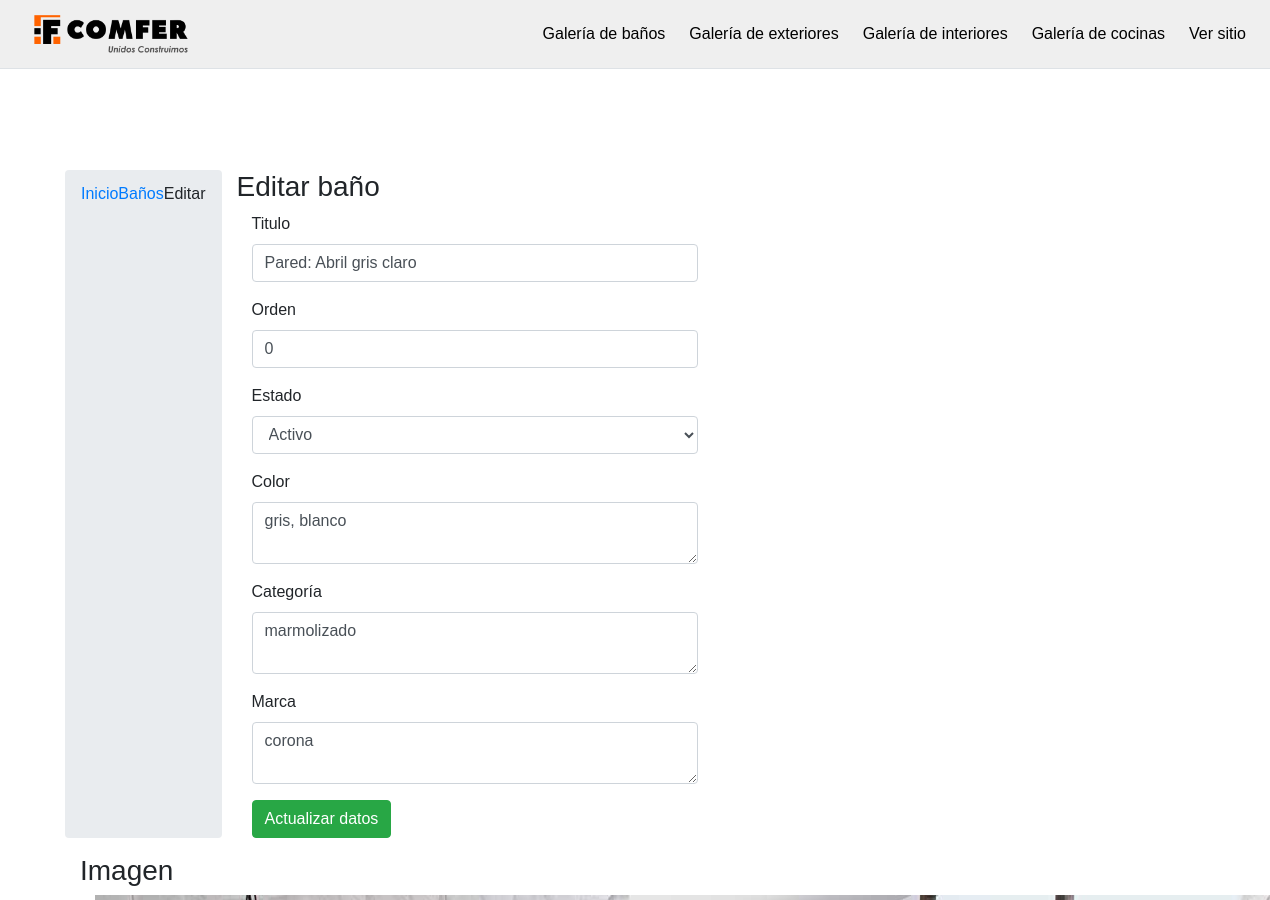
Before: /admin/banoedit.php?id=87 (upper part) with the older database file.
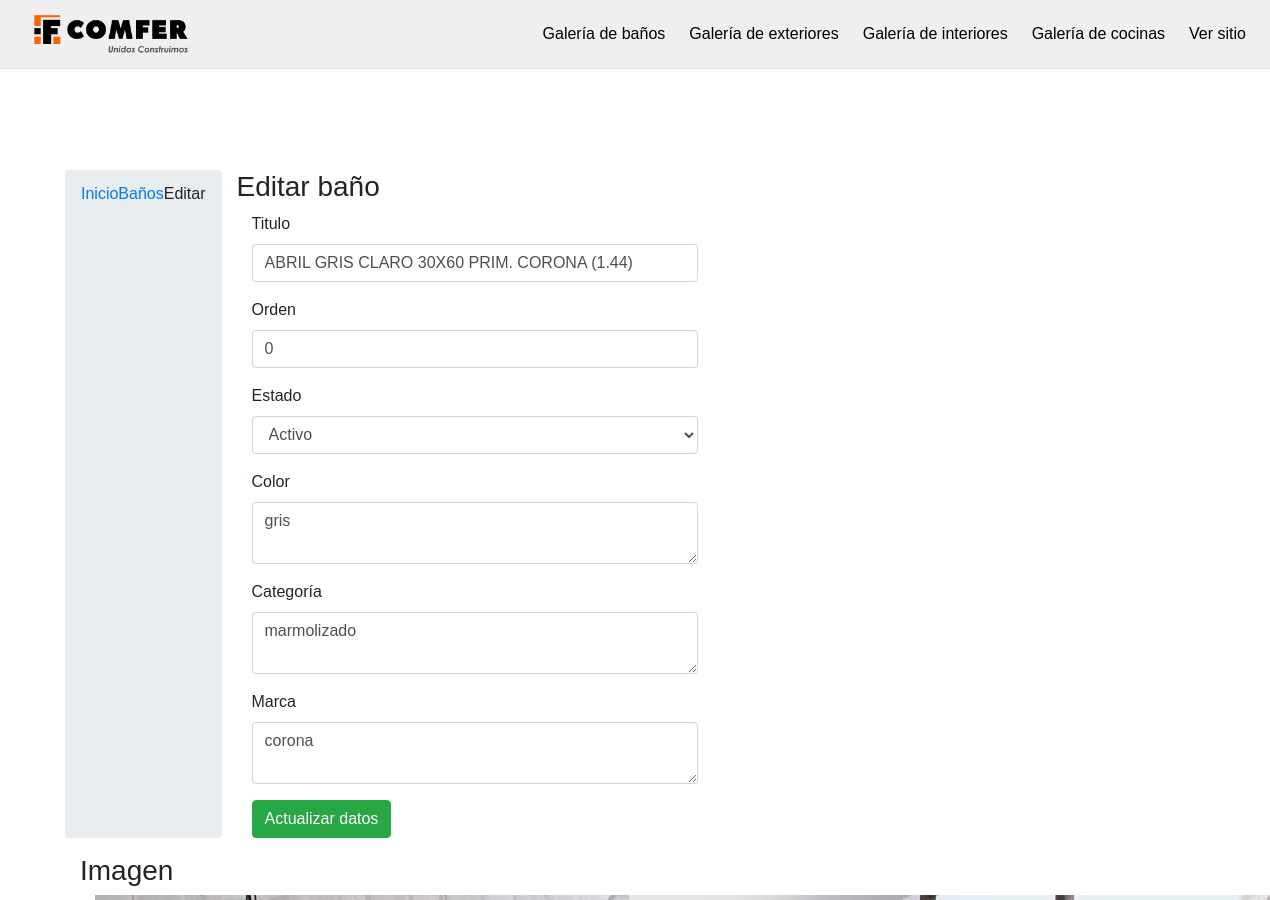
After: the same page with the newer database file.
### tables this page shows
CREATE TABLE `bano` (
  `id` int(11) NOT NULL,
  `titulo` varchar(255) NOT NULL,
  `url_image` varchar(255) NOT NULL,
  `estado` int(1) NOT NULL,
  `orden` int(2) NOT NULL,
  `color` varchar(50) NOT NULL,
  `categoria` varchar(50) NOT NULL,
  `marca` varchar(50) NOT NULL
);

### admin/banoedit.php (the view, shortened to what this page needs)
<?php
include("../conexion.php");
$id_bano = intval($_GET['id']);
$sql = mysqli_query($con, "select * from bano where id='$id_bano' limit 0,1");
$rw = mysqli_fetch_array($sql);
$titulo = $rw['titulo'];
$url_image = $rw['url_image'];
$orden = intval($rw['orden']);
$estado = intval($rw['estado']);
$color = $rw['color'];
$categoria = $rw['categoria'];
$marca = $rw['marca'];
include("top_menu.php");
?>
<div class="container add">
	<div class="row">
		<ol class="breadcrumb">
			<li><a href="#">Inicio</a></li>
			<li><a href="banolist.php">Baños</a></li>
			<li class="active">Editar</li>
		</ol>
		<div class="col-md-7">
			<h3><span class="glyphicon glyphicon-edit"></span> Editar baño</h3>
			<form class="form-horizontal" id="editar_bano">
				<div class="form-group">
					<label for="titulo" class="col-sm-3 control-label">Titulo</label>
					<div class="col-sm-9">
						<input type="text" class="form-control" id="titulo" value="<?php echo $titulo; ?>" required name="titulo">
					</div>
				</div>
				<div class="form-group">
					<label for="orden" class="col-sm-3 control-label">Orden</label>
					<div class="col-sm-9">
						<input type="number" class="form-control" id="orden" name="orden" value="<?php echo $orden; ?>">
					</div>
				</div>
				<div class="form-group">
					<label for="estado" class="col-sm-3 control-label">Estado</label>
					<div class="col-sm-9">
						<select class="form-control" id="estado" required name="estado">
							<option value="1" <?php if ($estado == 1) {
													echo "selected";
												} ?>>Activo</option>
						</select>
					</div>
				</div>
				<div class="form-group">
					<label for="titulo" class="col-sm-3 control-label">Color</label>
					<div class="col-sm-9">
						<textarea class='form-control' name="color" id="color" required rows=2><?php echo $color; ?></textarea>
					</div>
				</div>
				<div class="form-group">
					<label for="titulo" class="col-sm-3 control-label">Categoría</label>
					<div class="col-sm-9">
						<textarea class='form-control' name="categoria" id="categoria" required rows=2><?php echo $categoria; ?></textarea>
					</div>
				</div>
				<div class="form-group">
					<label for="titulo" class="col-sm-3 control-label">Marca</label>
					<div class="col-sm-9">
						<textarea class='form-control' name="marca" id="marca" required rows=2><?php echo $marca; ?></textarea>
					</div>
				</div>
				<div class="form-group">
					<div class="col-sm-offset-3 col-sm-9">
						<button type="submit" class="btn btn-success">Actualizar datos</button>
					</div>
				</div>
			</form>
		</div>
		<div class="col-md-5">
			<h3><span class="glyphicon glyphicon-picture"></span> Imagen</h3>
			<form class="form-vertical">
				<div class="form-group">
					<div class="col-sm-12">
						<div class="fileinput fileinput-new" data-provides="fileinput">
							<div class="fileinput-new thumbnail" style="max-width: 100%;">
								<img class="img-rounded" src="../img/banner/<?php echo $url_image; ?>" />
							</div>
						</div>
					</div>
				</div>
			</form>
		</div>
	</div>
</div>
<?php include("footer.php"); ?>

Changed rows visible on the page:
changed bano "Activo": titulo "Pared: Abril gris claro" → "ABRIL GRIS CLARO 30X60 PRIM. CORONA (1.44)"; color "gris, blanco" → "gris"
